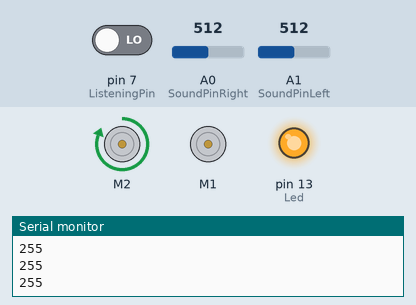
Simulated run of this sketch. Board: Arduino Uno, built with avr-gcc and run on an emulated ATmega328P. Parts: 2 × DC motor (green arrow = forward, orange = backward, longer = faster), output pins drawn as LEDs (lit = HIGH), the last lines printed to the serial monitor. Inputs (shaded band) come from the test bench; at power-on: pin 7 (ListeningPin) LOW, A0 (SoundPinRight) = 512, A1 (SoundPinLeft) = 512.

Above: at 1.2 s.
1.3 s: pin 7 (ListeningPin) driven HIGH
At 2.2 s:
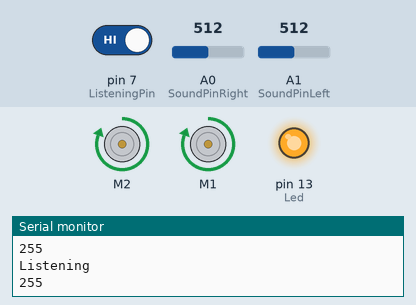
2.8 s: A0 (SoundPinRight) set to 4
4.3 s: A0 (SoundPinRight) set to 1
At 4.7 s:
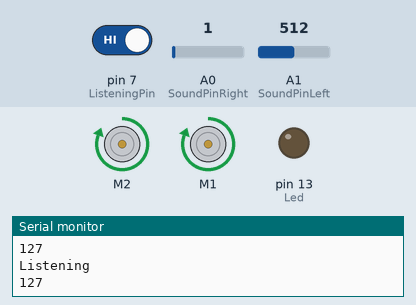
5.8 s: A1 (SoundPinLeft) set to 25
7.3 s: A1 (SoundPinLeft) set to 21
At 8.2 s:
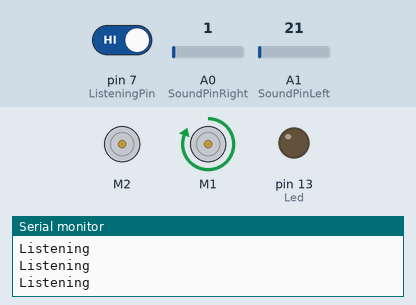
8.8 s: pin 7 (ListeningPin) driven LOW
At 10.3 s:
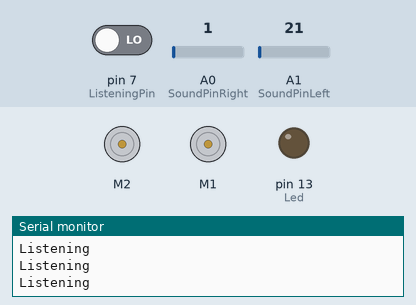
Timing chart, 0 to 11.4 s (numbered marks = the images above; inputs shaded):
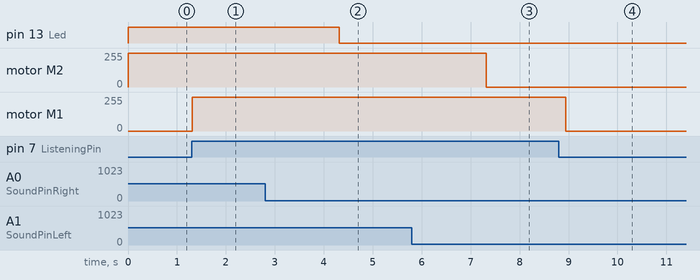

Measured:
- the behaviour switches between 3 and 2 on A0 (SoundPinRight) (found by bisection; images 1 and 2)
- the behaviour switches between 24 and 23 on A1 (SoundPinLeft) (found by bisection; images 2 and 3)
- after the input at 1.3 s, motor M1: stopped → forward 255/255 at once
- after the input at 4.3 s, pin 13 (Led): HIGH → LOW at once
- after the input at 7.3 s, motor M2: forward 255/255 → stopped at once
- after the input at 8.8 s, motor M1: forward 255/255 → stopped after 0.14 s

The sketch:

soundtodc.ino
```cpp
/*
 * Controls the motors of a Big Mouth Billy Bass to move along
 * to the sound and actions of a virtual assistant.
 *
 * Author: Sebastian Magnusson https://github.com/SebbeM
*/

#include <Adafruit_MotorShield.h>

bool debug = true;
const int threshold= 5;
int timer;

// Create the motor shield object with the default I2C address
Adafruit_MotorShield AFMS = Adafruit_MotorShield();

Adafruit_DCMotor *bodyMotor = AFMS.getMotor(1); // M1
Adafruit_DCMotor *mouthMotor = AFMS.getMotor(2); // M2

int SoundPinRight = A0; // Analog in 0
int SoundPinLeft = A1; // Analog in 1
int ListeningPin = 7; // Digital in 13
int Led = LED_BUILTIN;

// The setup routine runs once when you press reset:
void setup() {
  Serial.begin(9600); // Set up Serial library at 9600 bps

  if (debug) {
    Serial.println("Starting soundtodc");
  }

  AFMS.begin();  // Create with the default frequency 1.6KHz

  // Set motors to only run at max speed to minimize noise:
  mouthMotor->setSpeed(255);
  bodyMotor->setSpeed(255);
}

void loop() {
  // Read the analog input on sound pins:
  int sensorValue = analogRead(SoundPinRight) + analogRead(SoundPinLeft);
  // Read the digital input on listening pin:
  int listening = digitalRead(ListeningPin);
  // Map it down to the possible range of  movement:
  sensorValue = map(sensorValue,0,1024,0,255);

  analogWrite(Led, sensorValue); // Light up LED according to reading

  if (listening == HIGH) {
    if (debug) {
      Serial.println("Listening");
    }
    bodyMotor->run(FORWARD);
    timer = 100;
  }

  // Move mouth when sound level reaches threshold:
  if (sensorValue > threshold) {
    if (debug) {
      Serial.println(sensorValue);
    }
    mouthMotor->run(FORWARD);
    delay(30); // Smooth out movement
  } else {
    mouthMotor->run(RELEASE);
    if (timer == 0) {
      bodyMotor->run(RELEASE);
    } else {
      timer--;
      delay(1);
    }
  }
}
```
